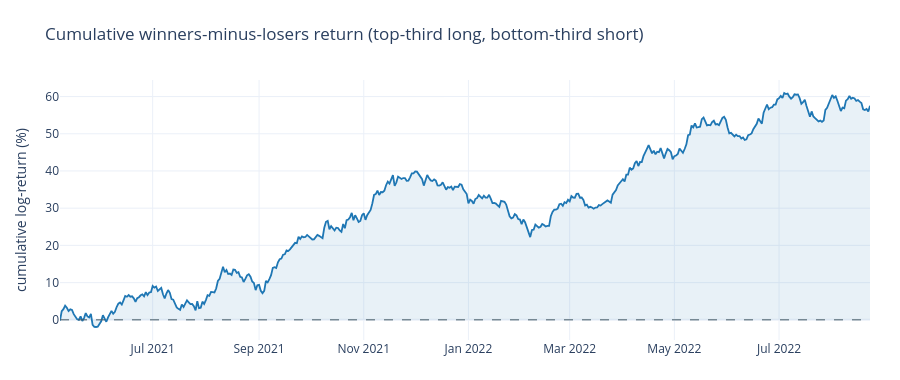

Write notebook code for a chart like this one.
### Markdown cell above
A tradable read of the same signal: go long the top-third and short the bottom-third by **yesterday's** rank (strictly point-in-time), and accumulate. The drift gradient makes the spread grind upward.

### Code cell
# Winners-minus-losers: each day, long the top-third by *yesterday's* rank, short the bottom-third
# (strictly point-in-time), and accumulate the spread. Drift makes winners keep winning.
df = panel.select("timestamp", "symbol", "close").hstack(xs).with_columns(
    (pl.col("close").log() - pl.col("close").log().shift(1)).over("symbol").alias("ret"),
    pl.col("xs_rank_mom_126").shift(1).over("symbol").alias("rank_lag"),
).drop_nulls(["ret", "rank_lag"])
wml = df.group_by("timestamp").agg(
    (pl.col("ret").filter(pl.col("rank_lag") >= 0.6).mean()
     - pl.col("ret").filter(pl.col("rank_lag") <= 0.4).mean()).alias("wml")
).sort("timestamp").drop_nulls()
cum = (wml.get_column("wml").cum_sum() * 100).to_list()
fig = go.Figure(go.Scatter(x=wml.get_column("timestamp").to_list(), y=cum,
                           line=dict(color="#1f77b4", width=1.8), fill="tozeroy",
                           fillcolor="rgba(31,119,180,0.10)"))
fig.add_hline(y=0, line=dict(color="#455a64", width=1, dash="dash"))
fig.update_layout(height=380,
                  title="Cumulative winners-minus-losers return (top-third long, bottom-third short)",
                  yaxis_title="cumulative log-return (%)", margin=dict(l=60, r=30, t=80, b=40))
fig.show()

### Figure 1 — Plotly figure (JSON) as saved in the notebook; plotly's stock layout.template omitted (floating-point values rounded to 4 significant figures; data arrays with more than 128 entries replaced by an {"elided": "..."} marker saying what was removed)
{"data": [{"fill": "tozeroy", "fillcolor": "rgba(31,119,180,0.10)", "line": {"color": "#1f77b4", "width": 1.8}, "type": "scatter", "x": {"elided": "473 str values"}, "y": {"elided": "473 float values"}}], "layout": {"height": 380, "margin": {"b": 40, "l": 60, "r": 30, "t": 80}, "shapes": [{"line": {"color": "#455a64", "dash": "dash", "width": 1}, "type": "line", "x0": 0, "x1": 1, "xref": "x domain", "y0": 0, "y1": 0, "yref": "y"}], "title": {"text": "Cumulative winners-minus-losers return (top-third long, bottom-third short)"}, "yaxis": {"title": {"text": "cumulative log-return (%)"}}}}
